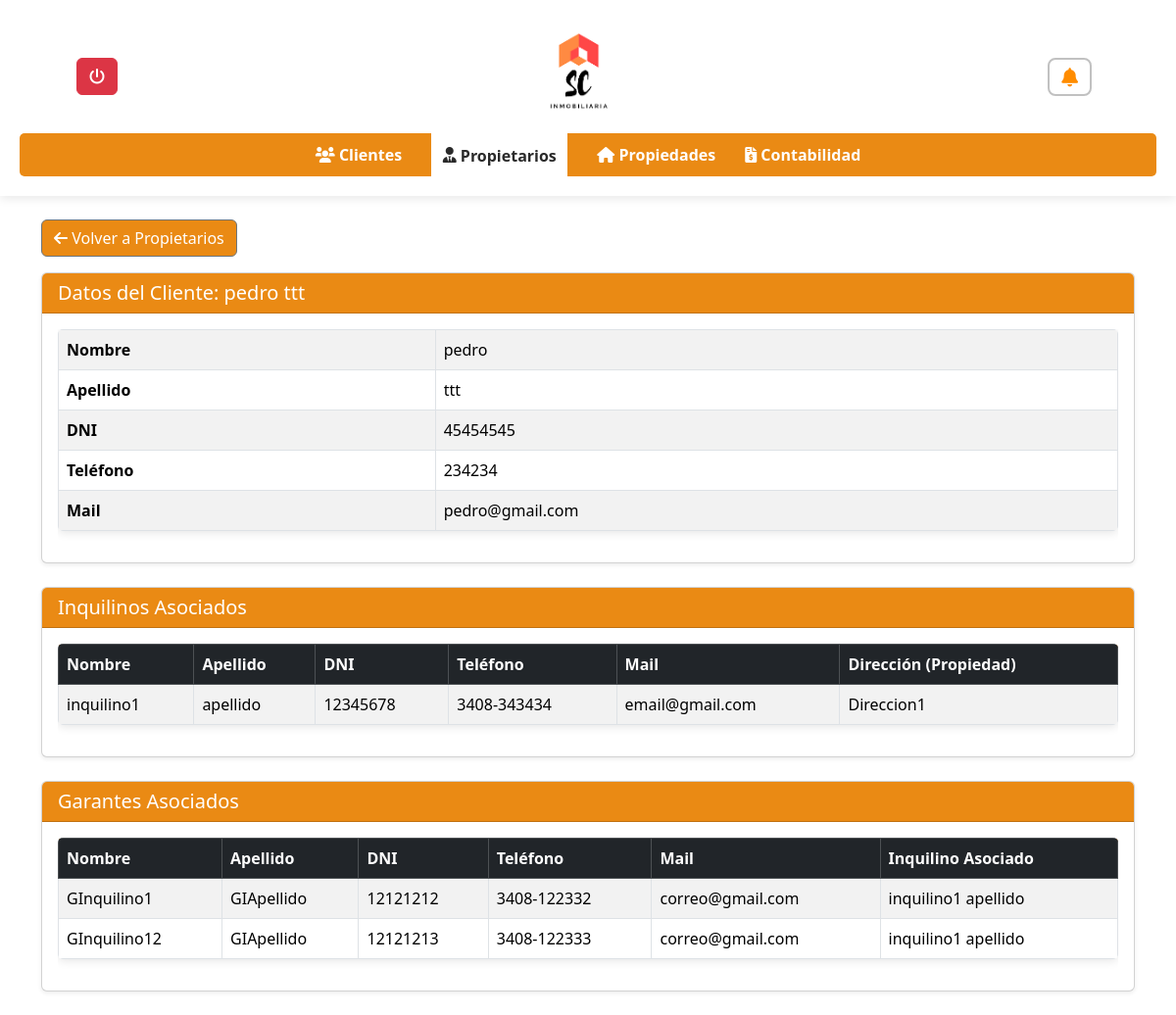
The page /inmobiliaria/ver_inquilinos.php?id=10 on the database as committed earlier.
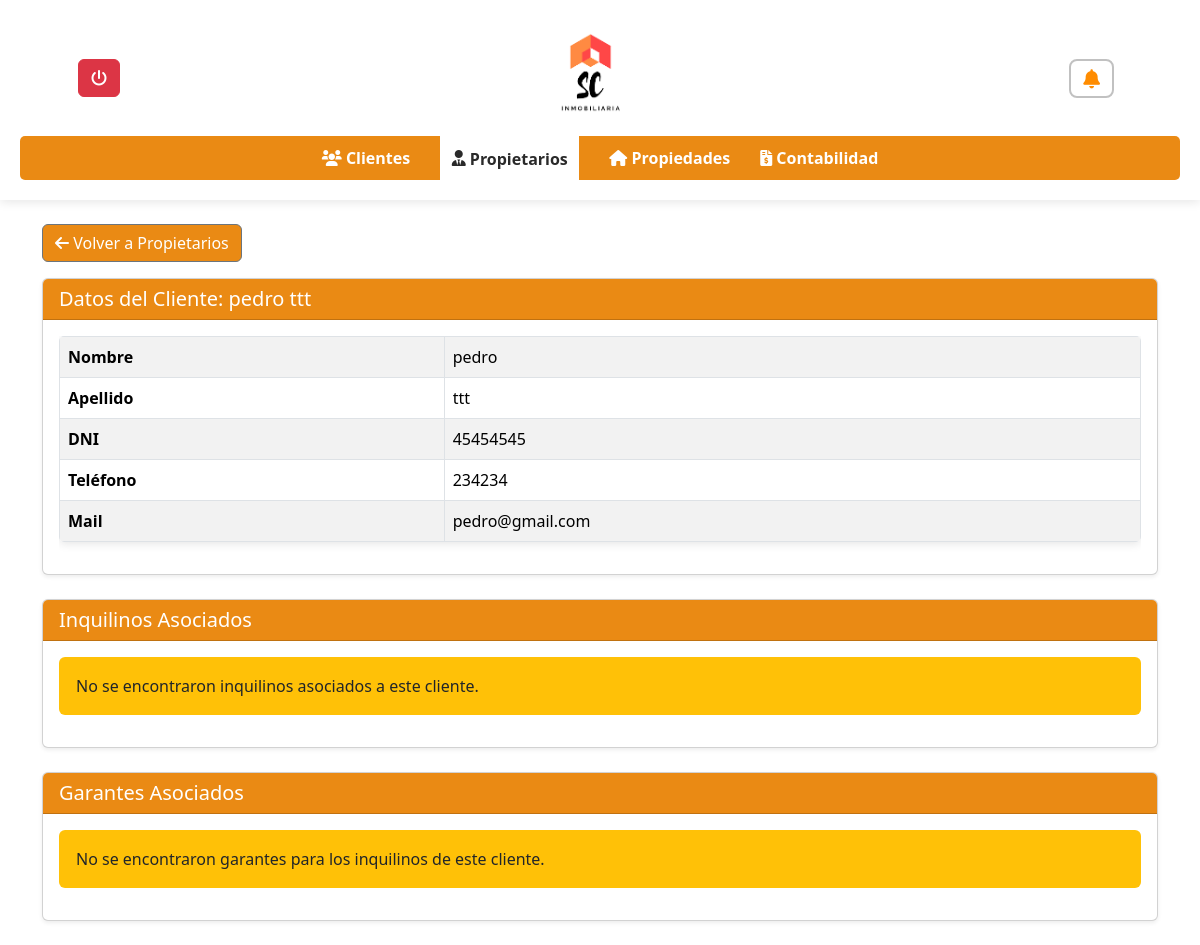
The same page on the database as committed later.
### tables this page shows
CREATE TABLE `inquilinos` (
  `InquilinoID` int(11) NOT NULL,
  `Fecha` date DEFAULT NULL,
  `Nombre` varchar(50) NOT NULL,
  `Apellido` varchar(50) NOT NULL,
  `DNI` varchar(20) NOT NULL,
  `Telefono` varchar(20) DEFAULT NULL,
  `Mail` varchar(100) DEFAULT NULL,
  `ClienteID` int(11) DEFAULT NULL,
  `PropiedadID` int(11) DEFAULT NULL
);

CREATE TABLE `propiedades` (
  `PropiedadID` int(11) NOT NULL,
  `Fecha` date NOT NULL,
  `Barrio` varchar(100) NOT NULL,
  `Ciudad` varchar(100) NOT NULL,
  `Direccion` varchar(100) NOT NULL,
  `Nro` varchar(20) DEFAULT NULL,
  `Dominio` varchar(50) DEFAULT NULL,
  `NroPartida` varchar(50) DEFAULT NULL,
  `Estado` enum('Alquilada','En Venta') NOT NULL,
  `ClienteID` int(11) DEFAULT NULL
);

CREATE TABLE `garantesinquilinos` (
  `GaranteInquilinoID` int(11) NOT NULL,
  `Fecha` date NOT NULL,
  `Nombre` varchar(50) NOT NULL,
  `Apellido` varchar(50) NOT NULL,
  `Direccion` varchar(100) NOT NULL,
  `DNI` varchar(20) NOT NULL,
  `DireccionPersonal` varchar(100) DEFAULT NULL,
  `Telefono` varchar(20) DEFAULT NULL,
  `Mail` varchar(100) DEFAULT NULL,
  `InquilinoID` int(11) DEFAULT NULL
);

### inmobiliaria/ver_inquilinos.php (the view, shortened to what the changed rows need)
<?php
include_once 'conexion.php';
?>
<!DOCTYPE html>
<html lang="es">
<head>
    <link rel="stylesheet" href="https://cdnjs.cloudflare.com/ajax/libs/font-awesome/6.0.0/css/all.min.css">
    <link rel="stylesheet" href="styles.css">
    <link rel="stylesheet" href="notificacion.css">
    <link href="https://cdn.jsdelivr.net/npm/bootstrap@5.3.3/dist/css/bootstrap.min.css" rel="stylesheet">
    </head>
<body>
    <main class="container mt-4">
        <?php
        try {
            if (isset($_GET['id']) && is_numeric($_GET['id'])) {
                $clienteID = (int)$_GET['id'];
                $sql_cliente = "SELECT Nombre, Apellido, DNI, Telefono, Mail FROM clientes WHERE ClienteID = ?";
                $stmt_cliente = $conn->prepare($sql_cliente);
                $stmt_cliente->bind_param("i", $clienteID);
                $stmt_cliente->execute();
                $result_cliente = $stmt_cliente->get_result();
                $cliente = $result_cliente->fetch_assoc();
                $sql_inquilinos = "SELECT
                                    i.Nombre AS InquilinoNombre,
                                    i.Apellido AS InquilinoApellido,
                                    i.DNI AS InquilinoDNI,
                                    i.Telefono AS InquilinoTelefono,
                                    i.Mail AS InquilinoMail,
                                    p.Direccion AS PropiedadDireccion,
                                    i.InquilinoID
                                FROM inquilinos i
                                JOIN propiedades p ON i.PropiedadID = p.PropiedadID
                                WHERE p.ClienteID = ?";
                $stmt_inquilinos = $conn->prepare($sql_inquilinos);
                $stmt_inquilinos->bind_param("i", $clienteID);
                $stmt_inquilinos->execute();
                $result_inquilinos = $stmt_inquilinos->get_result();
                $sql_garantes = "SELECT
                                    g.Nombre AS GaranteNombre,
                                    g.Apellido AS GaranteApellido,
                                    g.DNI AS GaranteDNI,
                                    g.Direccion AS GaranteDireccion,
                                    g.Telefono AS GaranteTelefono,
                                    g.Mail AS GaranteMail,
                                    p.Direccion AS PropiedadDireccion,
                                    i.InquilinoID,
                                    CONCAT(i.Nombre, ' ', i.Apellido) AS NombreCompletoInquilino
                                FROM GarantesInquilinos g
                                JOIN inquilinos i ON g.InquilinoID = i.InquilinoID
                                JOIN propiedades p ON i.PropiedadID = p.PropiedadID
                                WHERE p.ClienteID = ?";
                $stmt_garantes = $conn->prepare($sql_garantes);
                $stmt_garantes->bind_param("i", $clienteID);
                $stmt_garantes->execute();
                $result_garantes = $stmt_garantes->get_result();
                if ($cliente) {
                    ?>
                    <div class="card shadow-sm mb-4">
                        <div class="card-header text-white" style="background-color:rgba(233, 128, 0, 0.92);">
                            <h2 class="h5 mb-0">Datos del Cliente: <?php echo htmlspecialchars($cliente['Nombre'] . ' ' . $cliente['Apellido']); ?></h2>
                        </div>
                        <div class="card-body">
                            <div class="table-responsive">
                                <table class="table table-bordered table-striped">
                                    <tbody>
                                        <tr><th>Nombre</th><td><?php echo htmlspecialchars($cliente['Nombre']); ?></td></tr>
                                        <tr><th>Apellido</th><td><?php echo htmlspecialchars($cliente['Apellido']); ?></td></tr>
                                        <tr><th>DNI</th><td><?php echo htmlspecialchars($cliente['DNI']); ?></td></tr>
                                        <tr><th>Teléfono</th><td><?php echo htmlspecialchars($cliente['Telefono']); ?></td></tr>
                                        <tr><th>Mail</th><td><?php echo htmlspecialchars($cliente['Mail']); ?></td></tr>
                                    </tbody>
                                </table>
                            </div>
                        </div>
                    </div>
                    <?php
                } else {
                    echo '<div class="alert alert-danger" role="alert">No se encontraron datos de este cliente.</div>';
                }
                ?>
                <div class="card shadow-sm mb-4">
                    <div class="card-header text-white" style="background-color:rgba(233, 128, 0, 0.92);">
                        <h2 class="h5 mb-0">Inquilinos Asociados</h2>
                    </div>
                    <div class="card-body">
                        <?php if ($result_inquilinos->num_rows > 0) { ?>
                            <div class="table-responsive">
                                <table id="inquilinosTable" class="table table-striped table-hover table-bordered">
                                    <thead class="table-dark">
                                        <tr>
                                            <th>Nombre</th>
                                            <th>Apellido</th>
                                            <th>DNI</th>
                                            <th>Teléfono</th>
                                            <th>Mail</th>
                                            <th>Dirección (Propiedad)</th>
                                        </tr>
                                    </thead>
                                    <tbody>
                                        <?php while ($inquilino = $result_inquilinos->fetch_assoc()) { ?>
                                            <tr>
                                                <td><?php echo htmlspecialchars($inquilino['InquilinoNombre']); ?></td>
                                                <td><?php echo htmlspecialchars($inquilino['InquilinoApellido']); ?></td>
                                                <td><?php echo htmlspecialchars($inquilino['InquilinoDNI']); ?></td>
                                                <td><?php echo htmlspecialchars($inquilino['InquilinoTelefono']); ?></td>
                                                <td><?php echo htmlspecialchars($inquilino['InquilinoMail']); ?></td>
                                                <td><?php echo htmlspecialchars($inquilino['PropiedadDireccion']); ?></td>
                                            </tr>
                                        <?php } ?>
                                    </tbody>
                                </table>
                            </div>
                        <?php } else {
                            echo '<div class="alert bg-warning" role="alert">No se encontraron inquilinos asociados a este cliente.</div>';
                        } ?>
                    </div>
                </div>
                <div class="card shadow-sm mb-4">
                    <div class="card-header text-white" style="background-color:rgba(233, 128, 0, 0.92);">
                        <h2 class="h5 mb-0">Garantes Asociados</h2>
                    </div>
                    <div class="card-body">
                        <?php if ($result_garantes->num_rows > 0) { ?>
                            <div class="table-responsive">
                                <table id="garantesTable" class="table table-striped table-hover table-bordered">
                                    <thead class="table-dark">
                                        <tr>
                                            <th>Nombre</th>
                                            <th>Apellido</th>
                                            <th>DNI</th>
                                            <th>Teléfono</th>
                                            <th>Mail</th>
                                            <th>Inquilino Asociado</th>
                                        </tr>
                                    </thead>
                                    <tbody>
                                        <?php while ($garante = $result_garantes->fetch_assoc()) { ?>
                                            <tr>
                                                <td><?php echo htmlspecialchars($garante['GaranteNombre']); ?></td>
                                                <td><?php echo htmlspecialchars($garante['GaranteApellido']); ?></td>
                                                <td><?php echo htmlspecialchars($garante['GaranteDNI']); ?></td>
                                                <td><?php echo htmlspecialchars($garante['GaranteTelefono']); ?></td>
                                                <td><?php echo htmlspecialchars($garante['GaranteMail']); ?></td>
                                                <td><?php echo htmlspecialchars($garante['NombreCompletoInquilino']); ?></td>
                                            </tr>
                                        <?php } ?>
                                    </tbody>
                                </table>
                            </div>
                        <?php } else {
                            echo '<div class="alert bg-warning" role="alert">No se encontraron garantes para los inquilinos de este cliente.</div>';
                        } ?>
                    </div>
                </div>
                <?php
            } else {
                echo '<div class="alert alert-danger" role="alert">No se recibió un ID de cliente válido.</div>';
            }
        } catch (Exception $e) {
            echo '<div class="alert alert-danger" role="alert">Ocurrió un error: ' . htmlspecialchars($e->getMessage()) . '</div>';
        } finally {
            if (isset($conn) && $conn) {
                $conn->close();
            }
        }
        ?>
    </main>
</body>
</html>

Rows that differ between the two databases and show on the page:
removed inquilinos: Nombre "inquilino1", Apellido "apellido", DNI "12345678", Telefono "3408-343434", Mail "email@gmail.com", PropiedadID.Direccion "Direccion1"
removed garantesinquilinos: Nombre "GInquilino1", Apellido "GIApellido", DNI "12121212", Telefono "3408-122332", Mail "correo@gmail.com", NombreCompletoInquilino "inquilino1 apellido"
removed garantesinquilinos: Nombre "GInquilino12", Apellido "GIApellido", DNI "12121213", Telefono "3408-122333", Mail "correo@gmail.com", NombreCompletoInquilino "inquilino1 apellido"
Other text that changed with them:
text no longer shown: "Nombre Apellido DNI Teléfono Mail Dirección (Propiedad) Nombre Apellido DNI Teléfono Mail Inquilino Asociado"
text now shown: "No se encontraron inquilinos asociados a este cliente. No se encontraron garantes para los inquilinos de este cliente."
